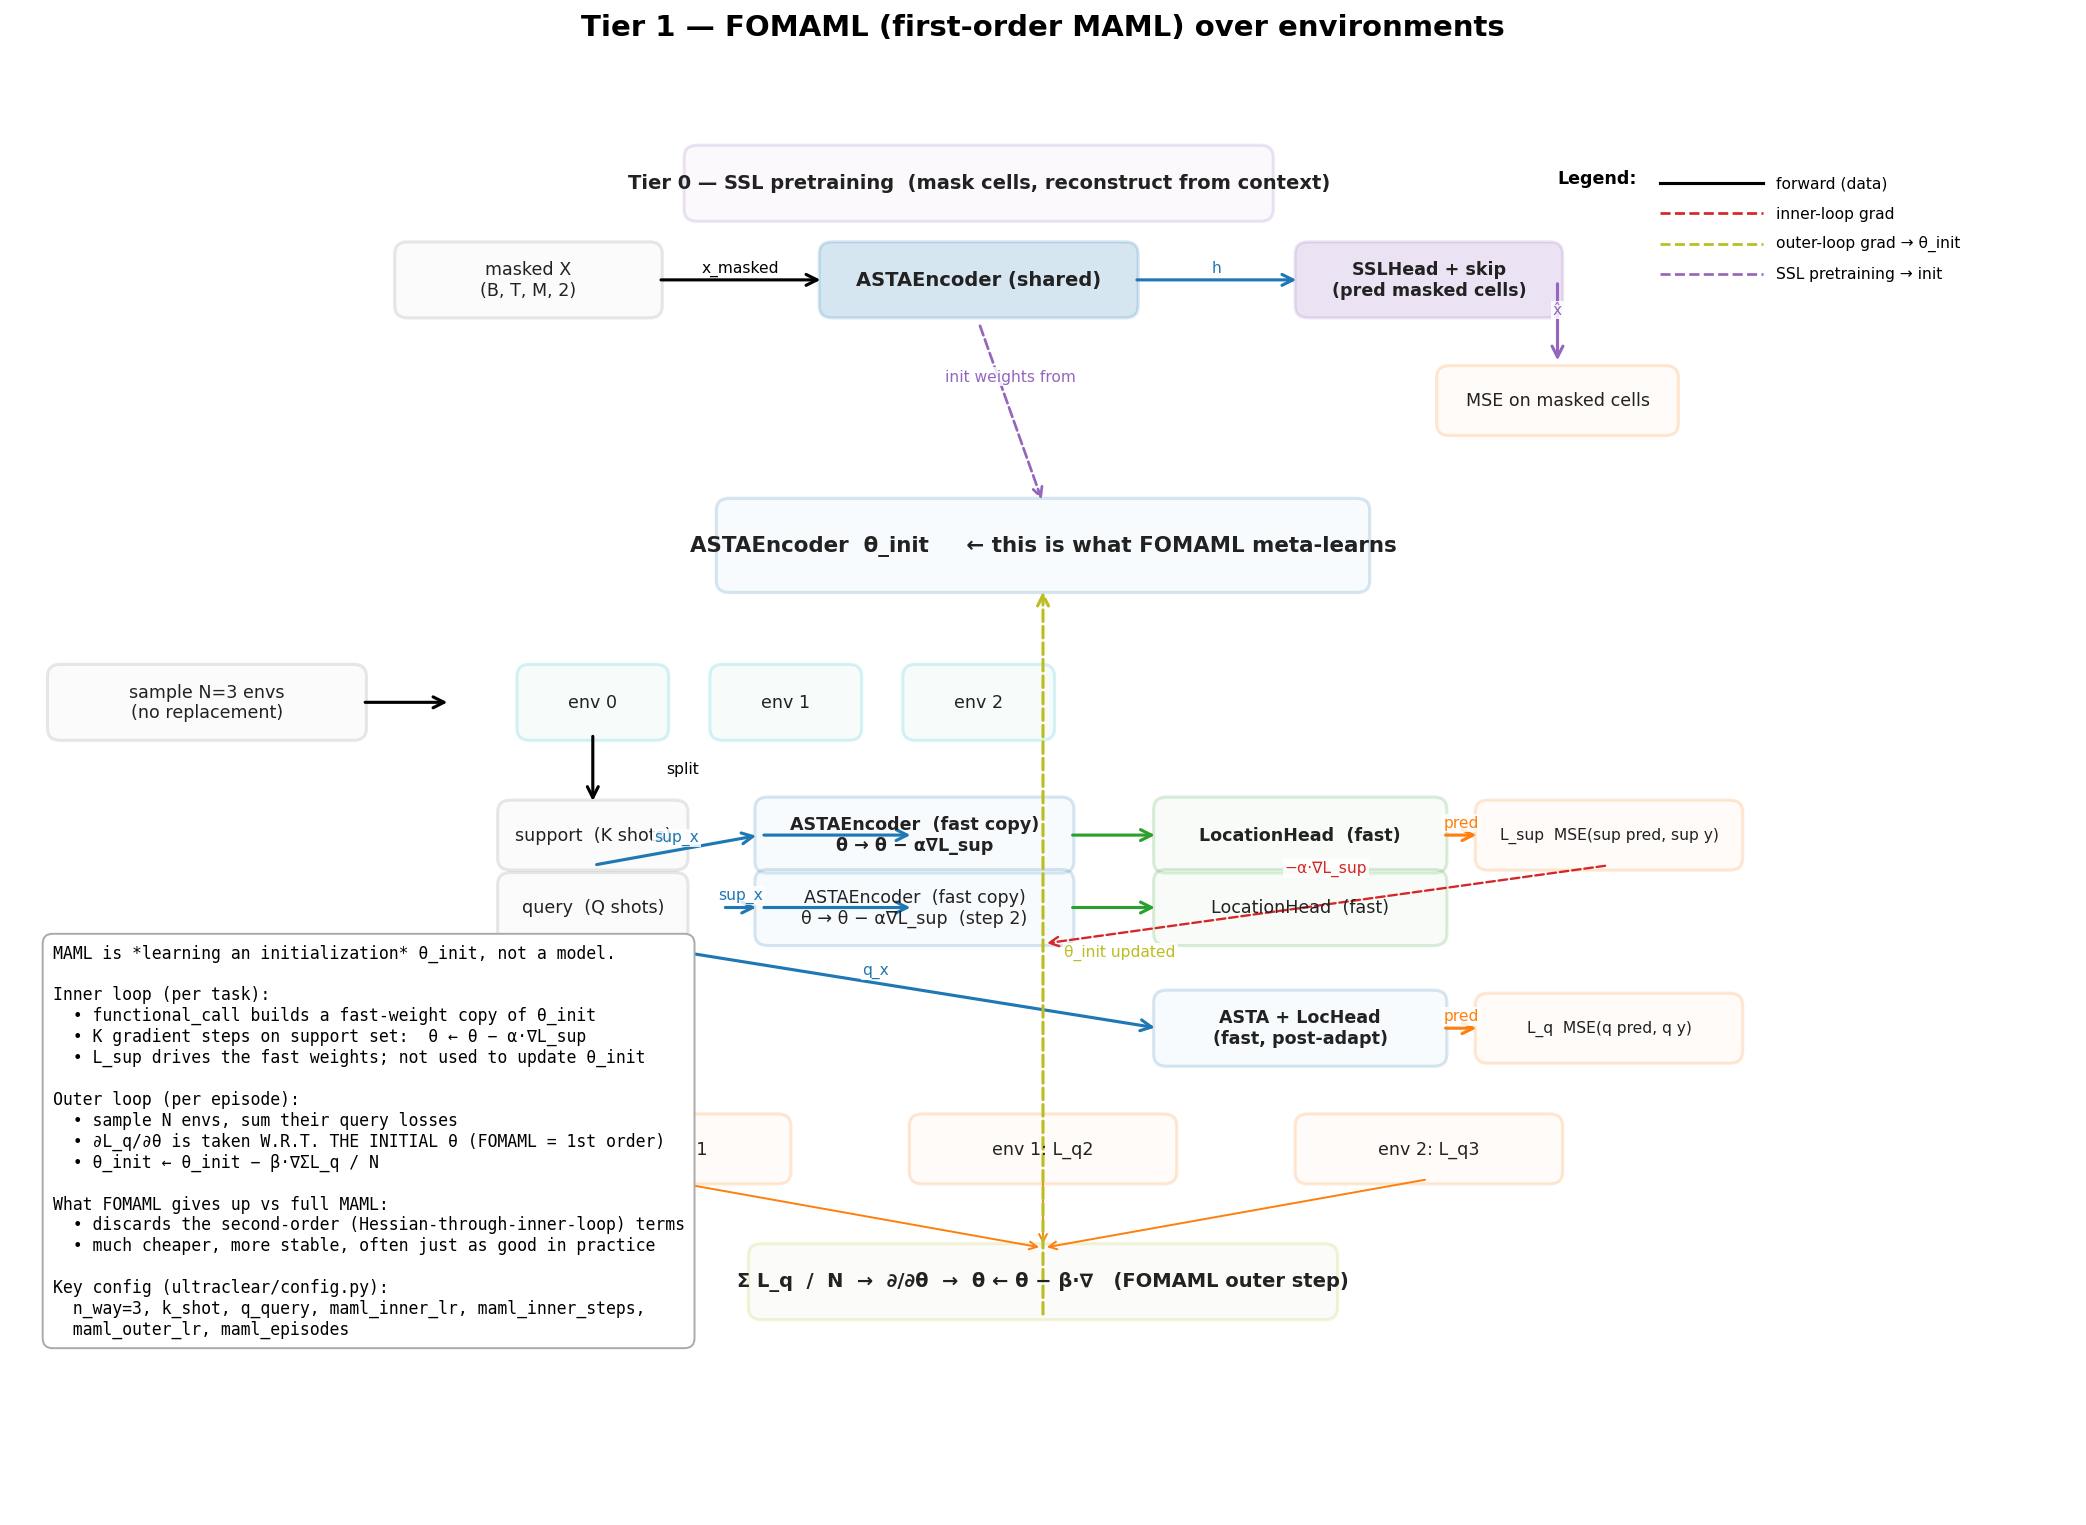

Source code (Python):
"""Render a detailed connection diagram of the Tier 1 MAML stack.

Layers (bottom -> top, since MAML sits on top of Tier 0 SSL):
  Tier 0:  ASTA encoder (shared, SSL-pretrained) + SSL head
  Tier 1:  MAMLCore = ASTAEncoder + LocationHead
           MAML outer loop samples N envs, runs K inner steps on support,
           evaluates on query, backprops the *initialization*.

This diagram shows:
  - the inner-loop adaptation on one task (N=1 view),
  - the outer-loop sampling across N envs,
  - the gradient path that updates only the *initialization* (FOMAML),
  - the relationship to the Tier 0 SSL init (the encoder starts from the
    SSL-pretrained weights, not random).

Output: figures/tier1_sionna/tier1_maml_architecture.png
"""
from __future__ import annotations
from pathlib import Path
import matplotlib.pyplot as plt
from matplotlib.patches import FancyArrowPatch, FancyBboxPatch

# Colors
C_ENC     = "#1f77b4"   # blue
C_HEAD    = "#2ca02c"   # green
C_SSL     = "#9467bd"   # purple
C_TASK    = "#17becf"   # teal
C_INPUT   = "#7f7f7f"   # gray
C_INIT    = "#bcbd22"   # olive
C_LOSS    = "#ff7f0e"   # orange
C_ADAPT   = "#d62728"   # red


def box(ax, x, y, w, h, text, color, fc=None, fontsize=9, fontweight="normal"):
    fc = fc or color
    rect = FancyBboxPatch(
        (x - w / 2, y - h / 2), w, h,
        boxstyle="round,pad=0.04,rounding_size=0.10",
        linewidth=1.6, edgecolor=color, facecolor=fc, alpha=0.18,
    )
    ax.add_patch(rect)
    ax.text(x, y, text, ha="center", va="center",
            fontsize=fontsize, fontweight=fontweight, color="#222")


def arrow(ax, x0, y0, x1, y1, color, label="", style="-", lw=1.6,
          label_offset=(0, 0.10), label_color=None, mutation_scale=14):
    arr = FancyArrowPatch(
        (x0, y0), (x1, y1),
        arrowstyle="->", mutation_scale=mutation_scale,
        color=color, linewidth=lw, linestyle=style,
        shrinkA=2, shrinkB=2,
    )
    ax.add_patch(arr)
    if label:
        mx = (x0 + x1) / 2 + label_offset[0]
        my = (y0 + y1) / 2 + label_offset[1]
        ax.text(mx, my, label, ha="center", va="center", fontsize=8,
                color=label_color or color,
                bbox=dict(facecolor="white", edgecolor="none", pad=1.0, alpha=0.85))


def main(out_path: str = "figures/tier1_sionna/tier1_maml_architecture.png"):
    fig, ax = plt.subplots(figsize=(15, 11))
    ax.set_xlim(0, 16)
    ax.set_ylim(0, 12)
    ax.axis("off")
    ax.set_title("Tier 1 — FOMAML (first-order MAML) over environments",
                 fontsize=15, fontweight="bold", pad=14)

    # ============== Tier 0 SSL init (top) ==============
    box(ax, 7.5, 11.0, 4.5, 0.55, "Tier 0 — SSL pretraining  (mask cells, reconstruct from context)",
        C_SSL, fc="#ebe1f2", fontsize=10, fontweight="bold")
    box(ax, 4.0, 10.2, 2.0, 0.55, "masked X\n(B, T, M, 2)", C_INPUT, fc="#eee")
    box(ax, 7.5, 10.2, 2.4, 0.55, "ASTAEncoder (shared)", C_ENC, fontsize=10, fontweight="bold")
    box(ax, 11.0, 10.2, 2.0, 0.55, "SSLHead + skip\n(pred masked cells)", C_SSL, fontsize=9, fontweight="bold")
    arrow(ax, 5.0, 10.2, 6.3, 10.2, "black", "x_masked")
    arrow(ax, 8.7, 10.2, 10.0, 10.2, C_ENC, "h")
    arrow(ax, 12.0, 10.2, 12.0, 9.5, C_SSL, "x̂")
    box(ax, 12.0, 9.2, 1.8, 0.5, "MSE on masked cells", C_LOSS, fc="#fde9d9", fontsize=9)

    # ============== Shared ASTA encoder box (the parameter being meta-learned) ==============
    box(ax, 8.0, 8.0, 5.0, 0.7,
        "ASTAEncoder  θ_init     ← this is what FOMAML meta-learns",
        C_ENC, fc="#dbe9f5", fontsize=11, fontweight="bold")
    # SSL -> theta_init arrow
    arrow(ax, 7.5, 9.85, 8.0, 8.35, C_SSL, "init weights from", style="--", lw=1.4,
          label_offset=(0, 0.30), label_color=C_SSL, mutation_scale=12)

    # ============== MAML outer loop row (N envs sampled per episode) ==============
    # Sample N envs
    box(ax, 1.5, 6.7, 2.4, 0.55,
        f"sample N={3} envs\n(no replacement)", C_INPUT, fc="#eee", fontsize=9)
    # 3 env boxes
    for i, x in enumerate([4.5, 6.0, 7.5]):
        box(ax, x, 6.7, 1.1, 0.55, f"env {i}", C_TASK, fc="#d6f0ee", fontsize=9)
    arrow(ax, 2.7, 6.7, 3.4, 6.7, "black", "")

    # ============== One task expanded (env 0) — full inner loop ==============
    # support set
    box(ax, 4.5, 5.6, 1.4, 0.5, "support  (K shots)", C_INPUT, fc="#eee", fontsize=9)
    box(ax, 4.5, 5.0, 1.4, 0.5, "query  (Q shots)", C_INPUT, fc="#eee", fontsize=9)
    arrow(ax, 4.5, 6.45, 4.5, 5.85, "black", "split", label_offset=(0.7, 0.0))

    # Inner adaptation block (functional_call, fast weights)
    box(ax, 7.0, 5.6, 2.4, 0.55, "ASTAEncoder  (fast copy)\nθ → θ − α∇L_sup", C_ENC,
        fc="#dbe9f5", fontsize=9, fontweight="bold")
    box(ax, 7.0, 5.0, 2.4, 0.55, "ASTAEncoder  (fast copy)\nθ → θ − α∇L_sup  (step 2)", C_ENC,
        fc="#dbe9f5", fontsize=9)
    # location head
    box(ax, 10.0, 5.6, 2.2, 0.55, "LocationHead  (fast)", C_HEAD, fc="#dfeedd",
        fontsize=9, fontweight="bold")
    box(ax, 10.0, 5.0, 2.2, 0.55, "LocationHead  (fast)", C_HEAD, fc="#dfeedd", fontsize=9)

    # Inner-loss
    box(ax, 12.4, 5.6, 2.0, 0.5, "L_sup  MSE(sup pred, sup y)", C_LOSS, fc="#fde9d9", fontsize=8)
    arrow(ax, 4.5, 5.35, 5.8, 5.6, C_ENC, "sup_x")
    arrow(ax, 5.8, 5.6, 7.0, 5.6, C_ENC)
    arrow(ax, 8.2, 5.6, 8.9, 5.6, C_HEAD)
    arrow(ax, 11.1, 5.6, 11.4, 5.6, C_LOSS, "pred")
    arrow(ax, 5.5, 5.0, 5.8, 5.0, C_ENC, "sup_x")
    arrow(ax, 5.8, 5.0, 7.0, 5.0, C_ENC)
    arrow(ax, 8.2, 5.0, 8.9, 5.0, C_HEAD)
    # dashed grad feedback for inner loop
    arrow(ax, 12.4, 5.35, 8.0, 4.7, C_ADAPT, "−α·∇L_sup", style="--", lw=1.2,
          label_offset=(0, 0.30), label_color=C_ADAPT, mutation_scale=12)

    # Query evaluation (adapted model on query)
    box(ax, 10.0, 4.0, 2.2, 0.55, "ASTA + LocHead\n(fast, post-adapt)", C_ENC,
        fc="#dbe9f5", fontsize=9, fontweight="bold")
    box(ax, 12.4, 4.0, 2.0, 0.5, "L_q  MSE(q pred, q y)", C_LOSS, fc="#fde9d9", fontsize=8)
    arrow(ax, 4.5, 4.75, 8.9, 4.0, C_ENC, "q_x")
    arrow(ax, 11.1, 4.0, 11.4, 4.0, C_LOSS, "pred")

    # ============== Repeat for env 1, env 2 (stacked) — show that all 3 share θ_init ==============
    # We don't draw full inner loops for envs 1,2 to keep the figure readable.
    # Instead, show a "stack of tasks" hint with env1/env2 boxes and arrows
    # going to a common θ_init update.
    for i, (x, y) in enumerate([(5.0, 3.0), (8.0, 3.0), (11.0, 3.0)]):
        box(ax, x, y, 2.0, 0.5, f"env {i}: L_q{i+1}", C_LOSS, fc="#fde9d9", fontsize=9)
    box(ax, 8.0, 1.9, 4.5, 0.55,
        "Σ L_q  /  N  →  ∂/∂θ  →  θ ← θ − β·∇   (FOMAML outer step)",
        C_INIT, fc="#ecebe0", fontsize=10, fontweight="bold")
    # Pull L_q from each env into the outer sum
    for x, y in [(5.0, 3.0), (8.0, 3.0), (11.0, 3.0)]:
        arrow(ax, x, 2.75, 8.0, 2.18, C_LOSS, style="-", lw=1.0, mutation_scale=10)

    # Update arrow back to θ_init
    arrow(ax, 8.0, 1.6, 8.0, 7.65, C_INIT, "θ_init updated", style="--", lw=1.6,
          label_offset=(0.6, 0), label_color=C_INIT, mutation_scale=14)

    # ============== Sidebar ==============
    note = (
        "MAML is *learning an initialization* θ_init, not a model.\n"
        "\n"
        "Inner loop (per task):\n"
        "  • functional_call builds a fast-weight copy of θ_init\n"
        "  • K gradient steps on support set:  θ ← θ − α·∇L_sup\n"
        "  • L_sup drives the fast weights; not used to update θ_init\n"
        "\n"
        "Outer loop (per episode):\n"
        "  • sample N envs, sum their query losses\n"
        "  • ∂L_q/∂θ is taken W.R.T. THE INITIAL θ (FOMAML = 1st order)\n"
        "  • θ_init ← θ_init − β·∇ΣL_q / N\n"
        "\n"
        "What FOMAML gives up vs full MAML:\n"
        "  • discards the second-order (Hessian-through-inner-loop) terms\n"
        "  • much cheaper, more stable, often just as good in practice\n"
        "\n"
        "Key config (ultraclear/config.py):\n"
        "  n_way=3, k_shot, q_query, maml_inner_lr, maml_inner_steps,\n"
        "  maml_outer_lr, maml_episodes"
    )
    ax.text(0.3, 4.7, note, fontsize=8.5, va="top", ha="left", family="monospace",
            bbox=dict(facecolor="white", edgecolor="#aaa", boxstyle="round,pad=0.6"))

    # ============== Legend ==============
    lx, ly = 12.0, 11.0
    ax.text(lx, ly, "Legend:", fontsize=9, fontweight="bold")
    ax.plot([lx + 0.8, lx + 1.6], [ly, ly], color="black", lw=1.6)
    ax.text(lx + 1.7, ly, "forward (data)", fontsize=8, va="center")
    ax.plot([lx + 0.8, lx + 1.6], [ly - 0.25, ly - 0.25],
            color=C_ADAPT, lw=1.4, linestyle="--")
    ax.text(lx + 1.7, ly - 0.25, "inner-loop grad", fontsize=8, va="center")
    ax.plot([lx + 0.8, lx + 1.6], [ly - 0.50, ly - 0.50],
            color=C_INIT, lw=1.4, linestyle="--")
    ax.text(lx + 1.7, ly - 0.50, "outer-loop grad → θ_init", fontsize=8, va="center")
    ax.plot([lx + 0.8, lx + 1.6], [ly - 0.75, ly - 0.75],
            color=C_SSL, lw=1.4, linestyle="--")
    ax.text(lx + 1.7, ly - 0.75, "SSL pretraining → init", fontsize=8, va="center")

    out = Path(out_path)
    out.parent.mkdir(parents=True, exist_ok=True)
    fig.tight_layout()
    fig.savefig(out, dpi=140, bbox_inches="tight")
    print(f"saved {out}")


if __name__ == "__main__":
    main()
